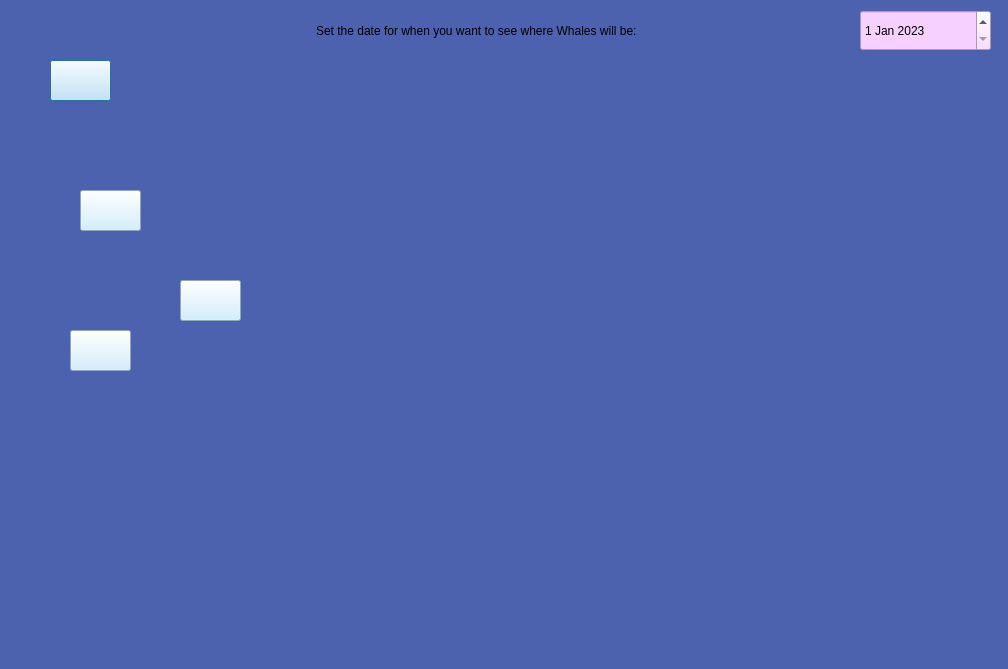
<?xml version="1.0" encoding="UTF-8"?>
<ui version="4.0">
 <class>Prediction</class>
 <widget class="QDialog" name="Prediction">
  <property name="geometry">
   <rect>
    <x>0</x>
    <y>0</y>
    <width>1008</width>
    <height>669</height>
   </rect>
  </property>
  <property name="windowTitle">
   <string>Prediction</string>
  </property>
  <property name="styleSheet">
   <string notr="true">background-color: rgb(77, 98, 175);
font: 14pt &quot;Palatino Linotype&quot;;</string>
  </property>
  <widget class="QLabel" name="map">
   <property name="geometry">
    <rect>
     <x>30</x>
     <y>60</y>
     <width>951</width>
     <height>611</height>
    </rect>
   </property>
   <property name="text">
    <string/>
   </property>
   <property name="pixmap">
    <pixmap>North_america.svg</pixmap>
   </property>
   <property name="scaledContents">
    <bool>true</bool>
   </property>
  </widget>
  <widget class="QPushButton" name="prediction_bw">
   <property name="geometry">
    <rect>
     <x>50</x>
     <y>60</y>
     <width>61</width>
     <height>41</height>
    </rect>
   </property>
   <property name="sizePolicy">
    <sizepolicy hsizetype="Minimum" vsizetype="Fixed">
     <horstretch>0</horstretch>
     <verstretch>0</verstretch>
    </sizepolicy>
   </property>
   <property name="styleSheet">
    <string notr="true">background-color: rgb(200, 235, 255);
</string>
   </property>
   <property name="text">
    <string/>
   </property>
   <property name="icon">
    <iconset>
     <normaloff>Bluewhale.png</normaloff>Bluewhale.png</iconset>
   </property>
   <property name="iconSize">
    <size>
     <width>60</width>
     <height>60</height>
    </size>
   </property>
  </widget>
  <widget class="QDateEdit" name="date">
   <property name="geometry">
    <rect>
     <x>860</x>
     <y>10</y>
     <width>131</width>
     <height>41</height>
    </rect>
   </property>
   <property name="styleSheet">
    <string notr="true">background-color: rgb(246, 208, 255);</string>
   </property>
   <property name="maximumDateTime">
    <datetime>
     <hour>23</hour>
     <minute>59</minute>
     <second>59</second>
     <year>2023</year>
     <month>12</month>
     <day>31</day>
    </datetime>
   </property>
   <property name="minimumDateTime">
    <datetime>
     <hour>0</hour>
     <minute>0</minute>
     <second>0</second>
     <year>2023</year>
     <month>1</month>
     <day>1</day>
    </datetime>
   </property>
   <property name="maximumDate">
    <date>
     <year>2023</year>
     <month>12</month>
     <day>31</day>
    </date>
   </property>
   <property name="currentSection">
    <enum>QDateTimeEdit::MonthSection</enum>
   </property>
  </widget>
  <widget class="QLabel" name="instructions">
   <property name="geometry">
    <rect>
     <x>316</x>
     <y>20</y>
     <width>501</width>
     <height>21</height>
    </rect>
   </property>
   <property name="text">
    <string>Set the date for when you want to see where Whales will be:</string>
   </property>
  </widget>
  <widget class="QPushButton" name="prediction_fw">
   <property name="geometry">
    <rect>
     <x>80</x>
     <y>190</y>
     <width>61</width>
     <height>41</height>
    </rect>
   </property>
   <property name="sizePolicy">
    <sizepolicy hsizetype="Minimum" vsizetype="Fixed">
     <horstretch>0</horstretch>
     <verstretch>0</verstretch>
    </sizepolicy>
   </property>
   <property name="styleSheet">
    <string notr="true">background-color: rgb(200, 235, 255);
</string>
   </property>
   <property name="text">
    <string/>
   </property>
   <property name="icon">
    <iconset>
     <normaloff>finWhale.png</normaloff>finWhale.png</iconset>
   </property>
   <property name="iconSize">
    <size>
     <width>60</width>
     <height>60</height>
    </size>
   </property>
  </widget>
  <widget class="QPushButton" name="prediction_hb">
   <property name="geometry">
    <rect>
     <x>180</x>
     <y>280</y>
     <width>61</width>
     <height>41</height>
    </rect>
   </property>
   <property name="sizePolicy">
    <sizepolicy hsizetype="Minimum" vsizetype="Fixed">
     <horstretch>0</horstretch>
     <verstretch>0</verstretch>
    </sizepolicy>
   </property>
   <property name="styleSheet">
    <string notr="true">background-color: rgb(200, 235, 255);</string>
   </property>
   <property name="text">
    <string/>
   </property>
   <property name="icon">
    <iconset>
     <normaloff>humpbackWhale.png</normaloff>humpbackWhale.png</iconset>
   </property>
   <property name="iconSize">
    <size>
     <width>60</width>
     <height>60</height>
    </size>
   </property>
  </widget>
  <widget class="QPushButton" name="prediction_sw_2">
   <property name="geometry">
    <rect>
     <x>70</x>
     <y>330</y>
     <width>61</width>
     <height>41</height>
    </rect>
   </property>
   <property name="sizePolicy">
    <sizepolicy hsizetype="Minimum" vsizetype="Fixed">
     <horstretch>0</horstretch>
     <verstretch>0</verstretch>
    </sizepolicy>
   </property>
   <property name="styleSheet">
    <string notr="true">
background-color: rgb(200, 235, 255);
</string>
   </property>
   <property name="text">
    <string/>
   </property>
   <property name="icon">
    <iconset>
     <normaloff>spermWhale.png</normaloff>spermWhale.png</iconset>
   </property>
   <property name="iconSize">
    <size>
     <width>60</width>
     <height>60</height>
    </size>
   </property>
  </widget>
 </widget>
 <resources/>
 <connections/>
</ui>
